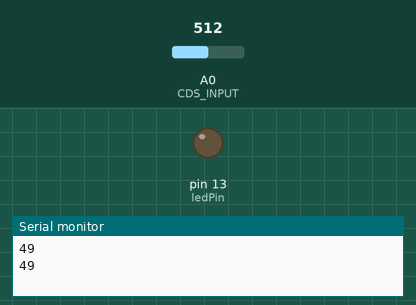
A sketch run on a simulated Arduino Uno, built with avr-gcc and run on an emulated ATmega328P. On the bench: output pins drawn as LEDs (lit = HIGH), the last lines printed to the serial monitor. The test bench sets the inputs (shaded band); at power-on: A0 (CDS_INPUT) = 512.

Above: at 1.8 s.
1.9 s: A0 (CDS_INPUT) set to 553
At 3.2 s:
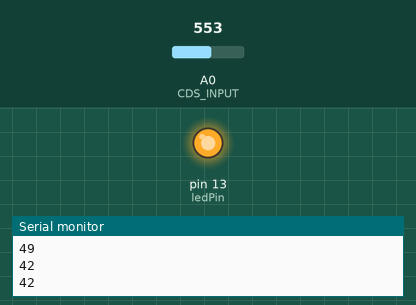
3.5 s: A0 (CDS_INPUT) set to 511
At 4.8 s:
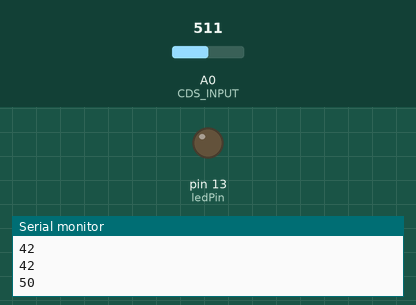
5.5 s: A0 (CDS_INPUT) set to 716
At 6.3 s:
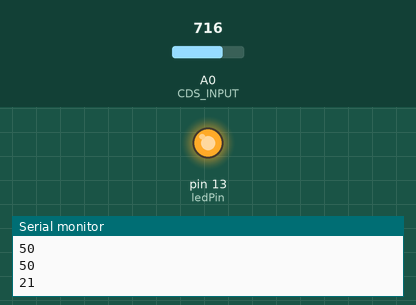
Timing chart, 0 to 8.5 s (numbered marks = the images above; inputs shaded):
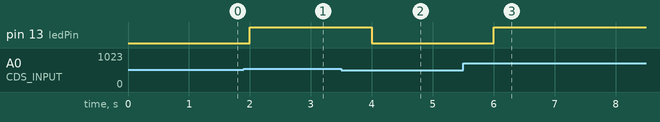

Measured:
- the behaviour switches between 538 and 539 on A0 (CDS_INPUT) (found by bisection; images 0 and 1)
- after the input at 1.9 s, pin 13 (ledPin): LOW → HIGH after 0.10 s
- after the input at 3.5 s, pin 13 (ledPin): HIGH → LOW after 0.50 s
- after the input at 5.5 s, pin 13 (ledPin): LOW → HIGH after 0.50 s

The sketch:

AA19_CdS_LED.ino
```cpp
#define CDS_INPUT 0

const int ledPin = 13;

int threshold = 45;

void setup() {
   pinMode(ledPin, OUTPUT);
  Serial.begin(9600);
}

void loop() {

  int value = analogRead(CDS_INPUT);
  int lux =int(luminosity(value));
  Serial.println(lux);

  if(lux >=threshold)
    digitalWrite(ledPin,LOW);
  else
    digitalWrite(ledPin,HIGH);

  delay(1000);
}

//Voltage to Lux
double luminosity (int RawADC0){
  double Vout=RawADC0*5.0/1023;  // 5/1023 (Vin = 5 V)
  double lux=(2500/Vout-500)/10;
  // lux = 500 / Rldr, Vout = Ildr*Rldr = (5/(10 + Rldr))*Rldr
  return lux;
}
```
